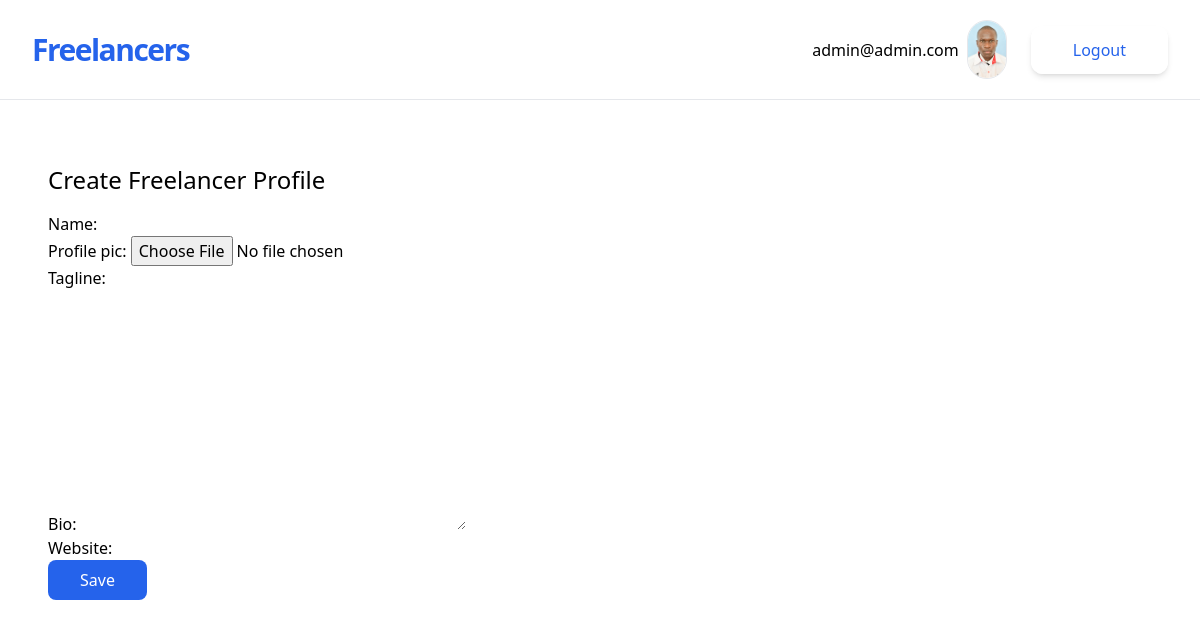
/developer/create/ (signed in), run on the app's committed database.
### accounts/models.py (models this page shows, shortened)
class CustomUser(AbstractUser):
    pass

### jobs/models.py (models this page shows, shortened)
class Freelancer(models.Model):
    owner = models.OneToOneField(User, on_delete=models.CASCADE)
    name = models.CharField(max_length=50)
    tagline = models.CharField(max_length=30)
    bio = models.TextField(blank=True)
    website = models.URLField(blank=True)
    profile_pic = models.ImageField(upload_to='profiles/', blank=True)

### jobs/views.py (the view, shortened to what this page needs)
# urls.py: path('developer/create/', FreelancerCreateView.as_view(), name="freelancer-create"),
class FreelancerCreateView(LoginRequiredMixin, CreateView):
    model = Freelancer
    fields = ['name', 'profile_pic', 'tagline', 'bio', 'website']
    success_url = reverse_lazy('freelancer-list')

### jobs/templates/jobs/freelancer_form.html (shortened to what this page needs)
{% extends 'jobs/_base.html' %}
{% load tailwind_filters %}
{% block content %}
<div>
    <h1 class="text-2xl my-4">Create Freelancer Profile</h1>
    <form method="POST" enctype="multipart/form-data">
        {{form|crispy}}
        <input class="px-8 py-2 text-white bg-blue-600 rounded-lg hover:bg-blue-700 hover:cursor-pointer" type="submit" value="Save">
    </form>
</div>
{% endblock content %}

### jobs/templates/jobs/_base.html (shortened to what this page needs)
<!DOCTYPE html>
<html lang="en">
<head>
    <script src="https://cdn.tailwindcss.com"></script>
</head>
<body>
    <div class=" w-full max-w-7xl mx-auto">
        <div class="flex flex-col max-w-screen-xl p-5 mx-auto md:items-center md:justify-between md:flex-row md:px-6 lg:px-8 border-b">
            <div class="flex flex-row items-center justify-between lg:justify-start">
                <a href="{% url 'freelancer-list' %}" class="text-3xl font-bold tracking-tighter text-blue-600 transition duration-500 ease-in-out transform tracking-relaxed lg:pr-8"> Freelancers </a>
            </div>
            <nav class="flex-col items-center flex-grow hidden pb-4 md:pb-0 md:flex md:justify-end md:flex-row lg:pl-2">
                <div class="inline-flex items-center gap-2 list-none lg:ml-auto">
                    {% if user.is_authenticated %}
                    <p>{{user.email}}</p>
                    {% if user.freelancer.profile_pic %}
                    <img class="w-10 border rounded-full mr-4" src="{{ user.freelancer.profile_pic.url }}" alt="Profile pic">
                    {% endif %}
                    <form action="{% url 'account_logout' %}" method="POST">
                        <button type="submit" class="items-center block px-10 py-2.5 text-base font-medium text-center text-blue-600 transition duration-500 ease-in-out transform border-2 border-white shadow-md rounded-xl focus:outline-none focus:ring-2 focus:ring-offset-2 focus:ring-gray-500">Logout</button>
                    </form>
                    {% endif %}
                </div>
            </nav>
        </div>
        <div class="container p-12">
            {% block content %}
            {% endblock content %}
        </div>
    </div>
</body>
</html>

### data on the page
CustomUser: email "admin@admin.com", freelancer.profile_pic (picture)
